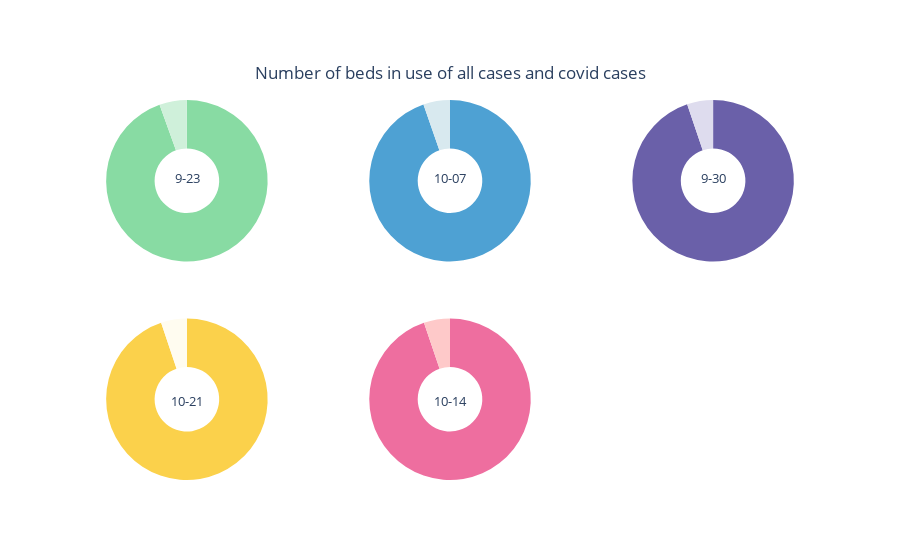

Notebook source saved alongside this figure:
### Markdown cell above
These pie charts show the percentage of hospital beds used per week for all causes and covid cases. We can see in the recent five weeks, the percentage didn’t change too much, all cases have around 95% of beds in-use and 5% beds in-use for Covid cases.

### Code cell
# Make the pie chart
labels = ['All cases', 'COVID cases']

# Define color sets of paintings
colors1 = ['#88dba3', '#cff0da']
colors2 = ['#4ea1d3', '#d8e9ef']
colors3 = ['#6a60a9', '#dedcee']
colors4 = ['#fbd14b', '#fffcf0']
colors5 = ['#ee6e9f', '#fec9c9']

# Create subplots, using 'domain' type for pie charts
specs = [[{'type':'domain'}, {'type':'domain'}, {'type':'domain'}], 
        [{'type':'domain'}, {'type':'domain'}, {'type':'domain'}]]
fig_4_pie = make_subplots(rows=2, cols=3, specs=specs)

# Define pie charts
fig_4_pie.add_trace(go.Pie(labels=labels, values=[data_used["all_used_beds"][0],
                    data_used["covid_used_beds"][0]], name=str(data_used['report_date'][0]),
                     marker_colors=colors1), 1, 1)
fig_4_pie.add_trace(go.Pie(labels=labels, values=[data_used["all_used_beds"][1],
                    data_used["covid_used_beds"][1]], name=str(data_used['report_date'][1]),
                     marker_colors=colors2), 1, 2)
fig_4_pie.add_trace(go.Pie(labels=labels, values=[data_used["all_used_beds"][2],
                    data_used["covid_used_beds"][2]], name=str(data_used['report_date'][2]),
                     marker_colors=colors3), 1, 3)
fig_4_pie.add_trace(go.Pie(labels=labels, values=[data_used["all_used_beds"][3],
                    data_used["covid_used_beds"][3]], name=str(data_used['report_date'][3]),
                     marker_colors=colors4), 2, 1)
fig_4_pie.add_trace(go.Pie(labels=labels, values=[data_used["all_used_beds"][4],
                    data_used["covid_used_beds"][4]], name=str(data_used['report_date'][4]),
                     marker_colors=colors5), 2, 2)

# Tune layout and hover info
fig_4_pie.update_traces(hole=.4, hoverinfo='label+percent+name', textinfo='none')
fig_4_pie.update_layout(
    title={
        "text":"Number of beds in use of all cases and covid cases",
        "y":0.88,
        "x":0.5,
        "xanchor":"center",
        "yanchor":"top"
    },
    showlegend=False,
    annotations=[dict(text='9-23', x=0.132, y=0.825, font_size=13, showarrow=False),
                 dict(text='9-30', x=0.866, y=0.825, font_size=13, showarrow=False),
                 dict(text='10-07', x=0.5, y=0.825, font_size=13, showarrow=False),
                 dict(text='10-14', x=0.5, y=0.18, font_size=13, showarrow=False),
                 dict(text='10-21', x=0.131, y=0.18, font_size=13, showarrow=False)]
    )

fig_4_pie = go.Figure(fig_4_pie)
fig_4_pie.show()

### Figure 1 — Plotly figure (JSON) as saved in the notebook; plotly's stock layout.template omitted (floating-point values rounded to 4 significant figures)
{"data": [{"domain": {"x": [0, 0.2889], "y": [0.575, 1]}, "hole": 0.4, "hoverinfo": "label+percent+name", "labels": ["All cases", "COVID cases"], "marker": {"colors": ["#88dba3", "#cff0da"]}, "name": "2022-09-23", "textinfo": "none", "type": "pie", "values": [440300.0, 25600.0]}, {"domain": {"x": [0.3556, 0.6444], "y": [0.575, 1]}, "hole": 0.4, "hoverinfo": "label+percent+name", "labels": ["All cases", "COVID cases"], "marker": {"colors": ["#4ea1d3", "#d8e9ef"]}, "name": "2022-09-30", "textinfo": "none", "type": "pie", "values": [428600.0, 24140.0]}, {"domain": {"x": [0.7111, 1], "y": [0.575, 1]}, "hole": 0.4, "hoverinfo": "label+percent+name", "labels": ["All cases", "COVID cases"], "marker": {"colors": ["#6a60a9", "#dedcee"]}, "name": "2022-10-07", "textinfo": "none", "type": "pie", "values": [431000.0, 23690.0]}, {"domain": {"x": [0, 0.2889], "y": [0, 0.425]}, "hole": 0.4, "hoverinfo": "label+percent+name", "labels": ["All cases", "COVID cases"], "marker": {"colors": ["#fbd14b", "#fffcf0"]}, "name": "2022-10-14", "textinfo": "none", "type": "pie", "values": [435012, 23700.0]}, {"domain": {"x": [0.3556, 0.6444], "y": [0, 0.425]}, "hole": 0.4, "hoverinfo": "label+percent+name", "labels": ["All cases", "COVID cases"], "marker": {"colors": ["#ee6e9f", "#fec9c9"]}, "name": "2022-10-21", "textinfo": "none", "type": "pie", "values": [437600.0, 24120.0]}], "layout": {"annotations": [{"font": {"size": 13}, "showarrow": false, "text": "9-23", "x": 0.125, "y": 0.825}, {"font": {"size": 13}, "showarrow": false, "text": "9-30", "x": 0.875, "y": 0.825}, {"font": {"size": 13}, "showarrow": false, "text": "10-07", "x": 0.5, "y": 0.825}, {"font": {"size": 13}, "showarrow": false, "text": "10-14", "x": 0.5, "y": 0.18}, {"font": {"size": 13}, "showarrow": false, "text": "10-21", "x": 0.12, "y": 0.18}], "showlegend": false, "title": {"text": "Number of beds in use of all cases and covid cases", "x": 0.5, "xanchor": "center", "y": 0.88, "yanchor": "top"}}}
